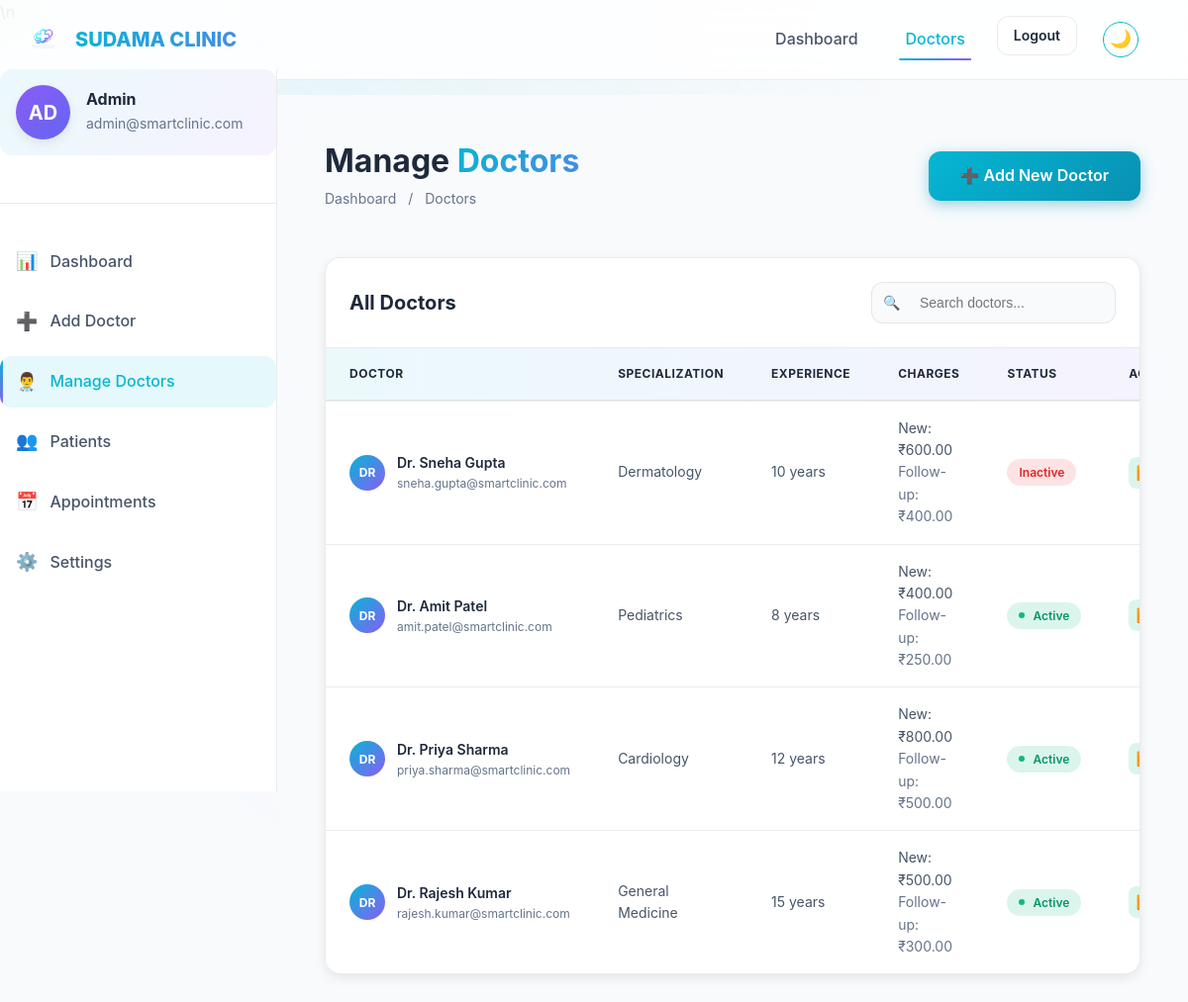
Page /manage-doctors.php (signed in) on the committed database.
### tables this page shows
CREATE TABLE IF NOT EXISTS doctors (
    id INT AUTO_INCREMENT PRIMARY KEY,
    user_id INT NOT NULL,
    name VARCHAR(200) NOT NULL,
    phone VARCHAR(20) NOT NULL,
    specialization_id INT,
    qualification VARCHAR(255),
    experience_years INT DEFAULT 0,
    bio TEXT,
    consultation_charge DECIMAL(10,2) DEFAULT 0.00,
    new_case_charge DECIMAL(10,2) DEFAULT 0.00,
    old_case_charge DECIMAL(10,2) DEFAULT 0.00,
    profile_image VARCHAR(255),
    available_days VARCHAR(100) DEFAULT 'Mon,Tue,Wed,Thu,Fri,Sat',
    slot_duration INT DEFAULT 30,
    created_at TIMESTAMP DEFAULT CURRENT_TIMESTAMP,
    updated_at TIMESTAMP DEFAULT CURRENT_TIMESTAMP ON UPDATE CURRENT_TIMESTAMP,
    FOREIGN KEY (user_id) REFERENCES users(id) ON DELETE CASCADE,
    FOREIGN KEY (specialization_id) REFERENCES specializations(id) ON DELETE SET NULL,
    INDEX idx_user_id (user_id),
    INDEX idx_specialization (specialization_id)
);

CREATE TABLE IF NOT EXISTS users (
    id INT AUTO_INCREMENT PRIMARY KEY,
    email VARCHAR(255) NOT NULL UNIQUE,
    password VARCHAR(255) NOT NULL,
    role ENUM('patient', 'doctor', 'admin', 'receptionist') NOT NULL DEFAULT 'patient',
    status ENUM('active', 'inactive', 'pending') NOT NULL DEFAULT 'active',
    created_at TIMESTAMP DEFAULT CURRENT_TIMESTAMP,
    updated_at TIMESTAMP DEFAULT CURRENT_TIMESTAMP ON UPDATE CURRENT_TIMESTAMP,
    last_login TIMESTAMP NULL,
    INDEX idx_email (email),
    INDEX idx_role (role)
);

CREATE TABLE IF NOT EXISTS specializations (
    id INT AUTO_INCREMENT PRIMARY KEY,
    name VARCHAR(100) NOT NULL UNIQUE,
    description TEXT,
    icon VARCHAR(50),
    status ENUM('active', 'inactive') DEFAULT 'active',
    created_at TIMESTAMP DEFAULT CURRENT_TIMESTAMP
);

### manage-doctors.php (the view, shortened to what this page needs)
<?php
$db = get_db_connection();
$query = "SELECT d.*, s.name as specialization_name, u.email, u.status as user_status
          FROM doctors d
          JOIN users u ON d.user_id = u.id
          LEFT JOIN specializations s ON d.specialization_id = s.id
          ORDER BY d.id DESC";
$doctors = $db->query($query)->fetchAll();
?>
<!DOCTYPE html>
<html lang="en">
<head>
    <link rel="stylesheet" href="css/styles.css">
    <link rel="stylesheet" href="css/dashboard.css">
    <link rel="stylesheet" href="css/components.css">
\n</head>
<body>
    <nav class="navbar" id="navbar">
        <div class="container navbar-container">
            <a href="index.php" class="navbar-brand">
                <img src="images/logo.png" alt="SUDAMA CLINIC Logo">
                <span class="text-gradient">SUDAMA CLINIC</span>
            </a>
            <ul class="navbar-nav">
                <li><a href="admin-dashboard.php" class="nav-link">Dashboard</a></li>
                <li><a href="manage-doctors.php" class="nav-link active">Doctors</a></li>
                <li><a href="logout.php" class="btn btn-ghost btn-sm">Logout</a></li>
            </ul>
        </div>
    </nav>
    <div class="dashboard-layout">
        <?php include 'includes/admin_sidebar.php'; ?>
        <main class="dashboard-main">
            <div class="page-header">
                <div>
                    <h1>Manage <span class="text-gradient">Doctors</span></h1>
                    <div class="breadcrumb">
                        <a href="admin-dashboard.php">Dashboard</a>
                        <span>/</span>
                        <span>Doctors</span>
                    </div>
                </div>
                <a href="add-doctor.php" class="btn btn-primary">➕ Add New Doctor</a>
            </div>
            <div class="table-container">
                <div class="table-header">
                    <h3 class="table-title">All Doctors</h3>
                    <div class="table-actions">
                        <div class="search-box">
                            <input type="text" id="searchDoctor" placeholder="Search doctors..." onkeyup="filterDoctors()">
                        </div>
                    </div>
                </div>
                <table class="clinic-table">
                    <thead>
                        <tr>
                            <th>Doctor</th>
                            <th>Specialization</th>
                            <th>Experience</th>
                            <th>Charges</th>
                            <th>Status</th>
                            <th>Actions</th>
                        </tr>
                    </thead>
                    <tbody id="doctorsTableBody">
                        <?php foreach ($doctors as $doctor): ?>
                            <tr class="doctor-row" data-name="<?php echo strtolower($doctor['name']); ?>" data-spec="<?php echo strtolower($doctor['specialization_name'] ?? ''); ?>">
                                <td>
                                    <div class="cell-avatar">
                                        <?php if (!empty($doctor['photo']) && file_exists($doctor['photo'])): ?>
                                            <img src="<?php echo htmlspecialchars($doctor['photo']); ?>" class="avatar" style="object-fit:cover;" alt="Dr">
                                        <?php else: ?>
                                            <div class="avatar"><?php echo strtoupper(substr($doctor['name'], 0, 2)); ?></div>
                                        <?php endif; ?>
                                        <div class="info">
                                            <span class="name"><?php echo htmlspecialchars($doctor['name']); ?></span>
                                            <span class="sub"><?php echo htmlspecialchars($doctor['email']); ?></span>
                                        </div>
                                    </div>
                                </td>
                                <td><?php echo htmlspecialchars($doctor['specialization_name'] ?? ''); ?></td>
                                <td><?php echo $doctor['experience_years']; ?> years</td>
                                <td>
                                    <div style="font-size: var(--font-size-sm);">
                                        <div>New: ₹<?php echo $doctor['new_case_charge']; ?></div>
                                        <div style="color: var(--color-text-muted);">Follow-up: ₹<?php echo $doctor['old_case_charge']; ?></div>
                                    </div>
                                </td>
                                <td>
                                    <span class="status-badge status-<?php echo $doctor['user_status']; ?>">
                                        <?php echo ucfirst($doctor['user_status']); ?>
                                    </span>
                                </td>
                                <td>
                                    <div class="action-btns">
                                        <form method="POST" style="display:inline;">
                                            <button type="submit" class="action-btn action-btn-toggle" title="Toggle Status">
                                            </button>
                                        </form>
                                    </div>
                                </td>
                            </tr>
                        <?php endforeach; ?>
                    </tbody>
                </table>
            </div>
        </main>
    </div>
</body>
</html>

### css/dashboard.css (style rules this page uses)
.dashboard-main { padding: var(--spacing-2xl); min-height: calc(100vh - 70px); animation: fadeIn 0.5s ease-out; }

### css/components.css (style rules this page uses)
.dashboard-layout { display: block; min-height: 100vh; padding-top: 70px; position: relative; }
.dashboard-main { margin-left: 280px; padding: var(--spacing-2xl); background: var(--color-bg-primary); min-height: calc(100vh - 70px); width: auto; box-sizing: border-box; transition: margin-left 0.3s ease, width 0.3s ease; }
.page-header { display: flex; justify-content: space-between; align-items: center; margin-bottom: var(--spacing-2xl); flex-wrap: wrap; gap: var(--spacing-md); }
.page-header h1 { font-size: var(--font-size-3xl); margin: 0; }
.breadcrumb { display: flex; align-items: center; gap: var(--spacing-sm); color: var(--color-text-muted); font-size: var(--font-size-sm); margin-top: var(--spacing-xs); }
.breadcrumb a { color: var(--color-text-muted); text-decoration: none; }
.table-container { background: var(--color-bg-secondary); border: 1px solid var(--glass-border); border-radius: var(--border-radius-lg); overflow-x: auto; -webkit-overflow-scrolling: touch; box-shadow: var(--shadow-md); }
.table-header { display: flex; justify-content: space-between; align-items: center; padding: var(--spacing-lg); border-bottom: 1px solid var(--glass-border); flex-wrap: wrap; gap: var(--spacing-md); }
.table-title { font-size: var(--font-size-xl); font-weight: 700; margin: 0; }
.table-actions { display: flex; gap: var(--spacing-sm); align-items: center; flex-wrap: wrap; }
.search-box { position: relative; }
.search-box input { padding: var(--spacing-sm) var(--spacing-md); padding-left: var(--spacing-2xl); border: 1px solid var(--glass-border); border-radius: var(--border-radius-md); background: var(--color-bg-primary); color: var(--color-text-primary); min-width: 200px; font-size: var(--font-size-sm); }
.search-box::before { content: '🔍'; position: absolute; left: var(--spacing-sm); top: 50%; transform: translateY(-50%); font-size: var(--font-size-sm); }
.clinic-table { width: 100%; border-collapse: collapse; }
.clinic-table thead { background: linear-gradient(90deg, rgba(6, 182, 212, 0.08), rgba(139, 92, 246, 0.08)); }
.clinic-table th { padding: var(--spacing-md) var(--spacing-lg); text-align: left; font-weight: 700; font-size: var(--font-size-xs); text-transform: uppercase; letter-spacing: 0.5px; color: var(--color-text-primary); border-bottom: 2px solid var(--glass-border); white-space: nowrap; }
.clinic-table td { padding: var(--spacing-md) var(--spacing-lg); border-bottom: 1px solid var(--glass-border); color: var(--color-text-secondary); vertical-align: middle; font-size: var(--font-size-sm); }
.clinic-table tbody tr { transition: all var(--transition-fast); }
.clinic-table tbody tr:last-child td { border-bottom: none; }
.cell-avatar { display: flex; align-items: center; gap: var(--spacing-sm); }
.cell-avatar .avatar { width: 36px; height: 36px; border-radius: 50%; background: linear-gradient(135deg, var(--primary-start), var(--secondary-start)); display: flex; align-items: center; justify-content: center; color: white; font-weight: 700; font-size: var(--font-size-xs); flex-shrink: 0; }
.cell-avatar .info { display: flex; flex-direction: column; min-width: 0; }
.cell-avatar .name { font-weight: 600; color: var(--color-text-primary); font-size: var(--font-size-sm); }
.cell-avatar .sub { font-size: var(--font-size-xs); color: var(--color-text-muted); }
.status-badge { display: inline-flex; align-items: center; gap: var(--spacing-xs); padding: 0.25rem 0.75rem; border-radius: var(--border-radius-xl); font-size: var(--font-size-xs); font-weight: 600; text-transform: capitalize; }
.status-active, .status-confirmed { background: rgba(16, 185, 129, 0.15); color: #059669; }
.status-active::before, .status-confirmed::before { content: ''; width: 6px; height: 6px; border-radius: 50%; background: #10b981; }
.status-inactive, .status-cancelled { background: rgba(239, 68, 68, 0.15); color: #dc2626; }
.action-btns { display: flex; gap: var(--spacing-xs); }
.action-btn { width: 32px; height: 32px; display: flex; align-items: center; justify-content: center; border: none; border-radius: var(--border-radius-sm); cursor: pointer; transition: all var(--transition-fast); font-size: var(--font-size-sm); background: transparent; }
.action-btn-toggle { background: rgba(16, 185, 129, 0.15); color: #10b981; }

### rows in the picture
doctors: name "DR", name "Dr. Sneha Gupta", user.email "sneha.gupta@smartclinic.com", specialization.name "Dermatology", experience_years "10", new_case_charge "600.00", old_case_charge "400.00", user.status "Inactive"
doctors: name "DR", name "Dr. Amit Patel", user.email "amit.patel@smartclinic.com", specialization.name "Pediatrics", experience_years "8", new_case_charge "400.00", old_case_charge "250.00", user.status "Active"
doctors: name "DR", name "Dr. Priya Sharma", user.email "priya.sharma@smartclinic.com", specialization.name "Cardiology", experience_years "12", new_case_charge "800.00", old_case_charge "500.00", user.status "Active"
doctors: name "DR", name "Dr. Rajesh Kumar", user.email "rajesh.kumar@smartclinic.com", specialization.name "General Medicine", experience_years "15", new_case_charge "500.00", old_case_charge "300.00", user.status "Active"

### other values in the picture
substr($_SESSION['role'] ?? 'A', 0, 2) "AD"
$_SESSION['role'] "Admin"
$_SESSION['email'] "admin@smartclinic.com"
